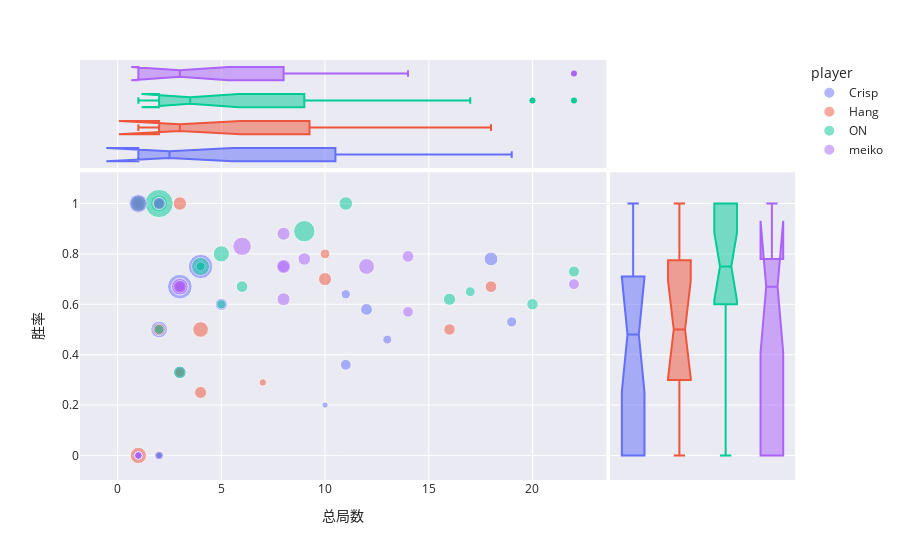

This figure's notebook cell:
### Code cell
fig = px.scatter(champion_df, x="总局数", y="胜率",
             color='player', hover_data = ["Champion"],marginal_x="box",marginal_y="box", opacity= 0.5, size = '平均KDA')
symbol_template = "seaborn"
fig.update_layout(template=symbol_template)
fig.show()

### Figure 1 — Plotly figure (JSON) as saved in the notebook; plotly's stock layout.template omitted (floating-point values rounded to 4 significant figures)
{"data": [{"customdata": [["Alistar"], ["Annie"], ["Ashe"], ["Bard"], ["Blitzcrank"], ["Braum"], ["Heimerdinger"], ["Leona"], ["Lulu"], ["Lux"], ["Maokai"], ["Milio"], ["Nami"], ["Nautilus"], ["Neeko"], ["Ornn"], ["Poppy"], ["Rakan"], ["Rell"], ["Renata Glasc"], ["Rumble"], ["Tahm Kench"], ["Thresh"], ["Zyra"]], "hovertemplate": "player=Crisp<br>总局数=%{x}<br>胜率=%{y}<br>平均KDA=%{marker.size}<br>Champion=%{customdata[0]}<extra></extra>", "legendgroup": "Crisp", "marker": {"color": "#636efa", "opacity": 0.5, "size": [2.29, 1, 16, 7.33, 2.5, 3.72, 0.83, 2.15, 4.29, 3.2, 1.5, 15.67, 3.93, 1.05, 10, 4.11, 1.25, 5.05, 2.74, 3.09, 2.25, 1, 1, 2.67], "sizemode": "area", "sizeref": 0.0525, "symbol": "circle"}, "mode": "markers", "name": "Crisp", "orientation": "v", "showlegend": true, "type": "scatter", "x": [11, 1, 3, 2, 1, 12, 1, 13, 3, 1, 2, 4, 5, 10, 1, 4, 2, 18, 19, 11, 1, 2, 1, 1], "xaxis": "x", "y": [0.64, 0, 0.67, 0.5, 1, 0.58, 0, 0.46, 0.33, 0, 0, 0.75, 0.6, 0.2, 1, 0.75, 0, 0.78, 0.53, 0.36, 0, 0, 0, 1], "yaxis": "y"}, {"alignmentgroup": "True", "customdata": [["Alistar"], ["Annie"], ["Ashe"], ["Bard"], ["Blitzcrank"], ["Braum"], ["Heimerdinger"], ["Leona"], ["Lulu"], ["Lux"], ["Maokai"], ["Milio"], ["Nami"], ["Nautilus"], ["Neeko"], ["Ornn"], ["Poppy"], ["Rakan"], ["Rell"], ["Renata Glasc"], ["Rumble"], ["Tahm Kench"], ["Thresh"], ["Zyra"]], "hovertemplate": "player=Crisp<br>总局数=%{x}<br>Champion=%{customdata[0]}<extra></extra>", "legendgroup": "Crisp", "marker": {"color": "#636efa", "symbol": "circle"}, "name": "Crisp", "notched": true, "offsetgroup": "Crisp", "showlegend": false, "type": "box", "x": [11, 1, 3, 2, 1, 12, 1, 13, 3, 1, 2, 4, 5, 10, 1, 4, 2, 18, 19, 11, 1, 2, 1, 1], "xaxis": "x3", "yaxis": "y3"}, {"alignmentgroup": "True", "customdata": [["Alistar"], ["Annie"], ["Ashe"], ["Bard"], ["Blitzcrank"], ["Braum"], ["Heimerdinger"], ["Leona"], ["Lulu"], ["Lux"], ["Maokai"], ["Milio"], ["Nami"], ["Nautilus"], ["Neeko"], ["Ornn"], ["Poppy"], ["Rakan"], ["Rell"], ["Renata Glasc"], ["Rumble"], ["Tahm Kench"], ["Thresh"], ["Zyra"]], "hovertemplate": "player=Crisp<br>胜率=%{y}<br>Champion=%{customdata[0]}<extra></extra>", "legendgroup": "Crisp", "marker": {"color": "#636efa", "symbol": "circle"}, "name": "Crisp", "notched": true, "offsetgroup": "Crisp", "showlegend": false, "type": "box", "xaxis": "x2", "y": [0.64, 0, 0.67, 0.5, 1, 0.58, 0, 0.46, 0.33, 0, 0, 0.75, 0.6, 0.2, 1, 0.75, 0, 0.78, 0.53, 0.36, 0, 0, 0, 1], "yaxis": "y2"}, {"customdata": [["Alistar"], ["Bard"], ["Braum"], ["Heimerdinger"], ["Leona"], ["Maokai"], ["Milio"], ["Nami"], ["Nautilus"], ["Ornn"], ["Poppy"], ["Rakan"], ["Rell"], ["Renata Glasc"], ["Tahm Kench"]], "hovertemplate": "player=Hang<br>总局数=%{x}<br>胜率=%{y}<br>平均KDA=%{marker.size}<br>Champion=%{customdata[0]}<extra></extra>", "legendgroup": "Hang", "marker": {"color": "#EF553B", "opacity": 0.5, "size": [1.48, 0.6, 4, 4.8, 2.51, 3.5, 2.62, 2.56, 3.65, 7, 4.5, 3.46, 4.52, 6.43, 3.83], "sizemode": "area", "sizeref": 0.0525, "symbol": "circle"}, "mode": "markers", "name": "Hang", "orientation": "v", "showlegend": true, "type": "scatter", "x": [7, 1, 2, 3, 10, 1, 3, 3, 18, 1, 2, 16, 10, 4, 4], "xaxis": "x", "y": [0.29, 0, 0.5, 1, 0.8, 1, 0.33, 0.67, 0.67, 0, 1, 0.5, 0.7, 0.5, 0.25], "yaxis": "y"}, {"alignmentgroup": "True", "customdata": [["Alistar"], ["Bard"], ["Braum"], ["Heimerdinger"], ["Leona"], ["Maokai"], ["Milio"], ["Nami"], ["Nautilus"], ["Ornn"], ["Poppy"], ["Rakan"], ["Rell"], ["Renata Glasc"], ["Tahm Kench"]], "hovertemplate": "player=Hang<br>总局数=%{x}<br>Champion=%{customdata[0]}<extra></extra>", "legendgroup": "Hang", "marker": {"color": "#EF553B", "symbol": "circle"}, "name": "Hang", "notched": true, "offsetgroup": "Hang", "showlegend": false, "type": "box", "x": [7, 1, 2, 3, 10, 1, 3, 3, 18, 1, 2, 16, 10, 4, 4], "xaxis": "x3", "yaxis": "y3"}, {"alignmentgroup": "True", "customdata": [["Alistar"], ["Bard"], ["Braum"], ["Heimerdinger"], ["Leona"], ["Maokai"], ["Milio"], ["Nami"], ["Nautilus"], ["Ornn"], ["Poppy"], ["Rakan"], ["Rell"], ["Renata Glasc"], ["Tahm Kench"]], "hovertemplate": "player=Hang<br>胜率=%{y}<br>Champion=%{customdata[0]}<extra></extra>", "legendgroup": "Hang", "marker": {"color": "#EF553B", "symbol": "circle"}, "name": "Hang", "notched": true, "offsetgroup": "Hang", "showlegend": false, "type": "box", "xaxis": "x2", "y": [0.29, 0, 0.5, 1, 0.8, 1, 0.33, 0.67, 0.67, 0, 1, 0.5, 0.7, 0.5, 0.25], "yaxis": "y2"}, {"customdata": [["Alistar"], ["Ashe"], ["Bard"], ["Blitzcrank"], ["Braum"], ["Camille"], ["Ezreal"], ["Kalista"], ["Leona"], ["Lulu"], ["Lux"], ["Maokai"], ["Milio"], ["Nami"], ["Nautilus"], ["Neeko"], ["Ornn"], ["Poppy"], ["Rakan"], ["Rell"], ["Renata Glasc"], ["Tahm Kench"]], "hovertemplate": "player=ON<br>总局数=%{x}<br>胜率=%{y}<br>平均KDA=%{marker.size}<br>Champion=%{customdata[0]}<extra></extra>", "legendgroup": "ON", "marker": {"color": "#00cc96", "opacity": 0.5, "size": [4.9, 3.55, 3.33, 7.5, 8, 2.56, 6, 1.33, 2.24, 21, 4.17, 2.6, 8.5, 12, 2.54, 3.75, 7, 0.8, 3.44, 3.19, 3.94, 2.25], "sizemode": "area", "sizeref": 0.0525, "symbol": "circle"}, "mode": "markers", "name": "ON", "orientation": "v", "showlegend": true, "type": "scatter", "x": [11, 6, 2, 2, 1, 2, 1, 2, 5, 2, 3, 2, 4, 9, 17, 2, 5, 1, 20, 22, 16, 4], "xaxis": "x", "y": [1, 0.67, 1, 1, 1, 0.5, 1, 0, 0.6, 1, 0.33, 1, 0.75, 0.89, 0.65, 1, 0.8, 0, 0.6, 0.73, 0.62, 0.75], "yaxis": "y"}, {"alignmentgroup": "True", "customdata": [["Alistar"], ["Ashe"], ["Bard"], ["Blitzcrank"], ["Braum"], ["Camille"], ["Ezreal"], ["Kalista"], ["Leona"], ["Lulu"], ["Lux"], ["Maokai"], ["Milio"], ["Nami"], ["Nautilus"], ["Neeko"], ["Ornn"], ["Poppy"], ["Rakan"], ["Rell"], ["Renata Glasc"], ["Tahm Kench"]], "hovertemplate": "player=ON<br>总局数=%{x}<br>Champion=%{customdata[0]}<extra></extra>", "legendgroup": "ON", "marker": {"color": "#00cc96", "symbol": "circle"}, "name": "ON", "notched": true, "offsetgroup": "ON", "showlegend": false, "type": "box", "x": [11, 6, 2, 2, 1, 2, 1, 2, 5, 2, 3, 2, 4, 9, 17, 2, 5, 1, 20, 22, 16, 4], "xaxis": "x3", "yaxis": "y3"}, {"alignmentgroup": "True", "customdata": [["Alistar"], ["Ashe"], ["Bard"], ["Blitzcrank"], ["Braum"], ["Camille"], ["Ezreal"], ["Kalista"], ["Leona"], ["Lulu"], ["Lux"], ["Maokai"], ["Milio"], ["Nami"], ["Nautilus"], ["Neeko"], ["Ornn"], ["Poppy"], ["Rakan"], ["Rell"], ["Renata Glasc"], ["Tahm Kench"]], "hovertemplate": "player=ON<br>胜率=%{y}<br>Champion=%{customdata[0]}<extra></extra>", "legendgroup": "ON", "marker": {"color": "#00cc96", "symbol": "circle"}, "name": "ON", "notched": true, "offsetgroup": "ON", "showlegend": false, "type": "box", "xaxis": "x2", "y": [1, 0.67, 1, 1, 1, 0.5, 1, 0, 0.6, 1, 0.33, 1, 0.75, 0.89, 0.65, 1, 0.8, 0, 0.6, 0.73, 0.62, 0.75], "yaxis": "y2"}, {"customdata": [["Alistar"], ["Ashe"], ["Braum"], ["Camille"], ["Karma"], ["Leona"], ["Lulu"], ["Maokai"], ["Milio"], ["Nami"], ["Nautilus"], ["Neeko"], ["Ornn"], ["Poppy"], ["Rakan"], ["Rell"], ["Renata Glasc"], ["Rumble"], ["Seraphine"], ["Soraka"], ["Tahm Kench"], ["Thresh"]], "hovertemplate": "player=meiko<br>总局数=%{x}<br>胜率=%{y}<br>平均KDA=%{marker.size}<br>Champion=%{customdata[0]}<extra></extra>", "legendgroup": "meiko", "marker": {"color": "#ab63fa", "opacity": 0.5, "size": [3.6, 4.48, 4.5, 1.2, 8, 3.16, 1.25, 4, 7.75, 6.63, 3.04, 1.5, 4.14, 3, 6.8, 3.88, 5.27, 4.25, 1.67, 1.67, 9, 2.14], "sizemode": "area", "sizeref": 0.0525, "symbol": "circle"}, "mode": "markers", "name": "meiko", "orientation": "v", "showlegend": true, "type": "scatter", "x": [14, 8, 8, 1, 1, 22, 1, 2, 3, 12, 14, 1, 9, 3, 3, 8, 8, 3, 1, 1, 6, 2], "xaxis": "x", "y": [0.79, 0.88, 0.62, 0, 1, 0.68, 0, 1, 0.67, 0.75, 0.57, 0, 0.78, 0.67, 0.67, 0.75, 0.75, 0.67, 0, 0, 0.83, 0], "yaxis": "y"}, {"alignmentgroup": "True", "customdata": [["Alistar"], ["Ashe"], ["Braum"], ["Camille"], ["Karma"], ["Leona"], ["Lulu"], ["Maokai"], ["Milio"], ["Nami"], ["Nautilus"], ["Neeko"], ["Ornn"], ["Poppy"], ["Rakan"], ["Rell"], ["Renata Glasc"], ["Rumble"], ["Seraphine"], ["Soraka"], ["Tahm Kench"], ["Thresh"]], "hovertemplate": "player=meiko<br>总局数=%{x}<br>Champion=%{customdata[0]}<extra></extra>", "legendgroup": "meiko", "marker": {"color": "#ab63fa", "symbol": "circle"}, "name": "meiko", "notched": true, "offsetgroup": "meiko", "showlegend": false, "type": "box", "x": [14, 8, 8, 1, 1, 22, 1, 2, 3, 12, 14, 1, 9, 3, 3, 8, 8, 3, 1, 1, 6, 2], "xaxis": "x3", "yaxis": "y3"}, {"alignmentgroup": "True", "customdata": [["Alistar"], ["Ashe"], ["Braum"], ["Camille"], ["Karma"], ["Leona"], ["Lulu"], ["Maokai"], ["Milio"], ["Nami"], ["Nautilus"], ["Neeko"], ["Ornn"], ["Poppy"], ["Rakan"], ["Rell"], ["Renata Glasc"], ["Rumble"], ["Seraphine"], ["Soraka"], ["Tahm Kench"], ["Thresh"]], "hovertemplate": "player=meiko<br>胜率=%{y}<br>Champion=%{customdata[0]}<extra></extra>", "legendgroup": "meiko", "marker": {"color": "#ab63fa", "symbol": "circle"}, "name": "meiko", "notched": true, "offsetgroup": "meiko", "showlegend": false, "type": "box", "xaxis": "x2", "y": [0.79, 0.88, 0.62, 0, 1, 0.68, 0, 1, 0.67, 0.75, 0.57, 0, 0.78, 0.67, 0.67, 0.75, 0.75, 0.67, 0, 0, 0.83, 0], "yaxis": "y2"}], "layout": {"legend": {"itemsizing": "constant", "title": {"text": "player"}, "tracegroupgap": 0}, "margin": {"t": 60}, "xaxis": {"anchor": "y", "domain": [0, 0.7363], "title": {"text": "总局数"}}, "xaxis2": {"anchor": "y2", "domain": [0.7413, 1], "matches": "x2", "showgrid": false, "showline": false, "showticklabels": false, "ticks": ""}, "xaxis3": {"anchor": "y3", "domain": [0, 0.7363], "matches": "x", "showgrid": true, "showticklabels": false}, "xaxis4": {"anchor": "y4", "domain": [0.7413, 1], "matches": "x2", "showgrid": false, "showline": false, "showticklabels": false, "ticks": ""}, "yaxis": {"anchor": "x", "domain": [0, 0.7326], "title": {"text": "胜率"}}, "yaxis2": {"anchor": "x2", "domain": [0, 0.7326], "matches": "y", "showgrid": true, "showticklabels": false}, "yaxis3": {"anchor": "x3", "domain": [0.7426, 1], "matches": "y3", "showgrid": false, "showline": false, "showticklabels": false, "ticks": ""}, "yaxis4": {"anchor": "x4", "domain": [0.7426, 1], "matches": "y3", "showgrid": true, "showline": false, "showticklabels": false, "ticks": ""}}}
